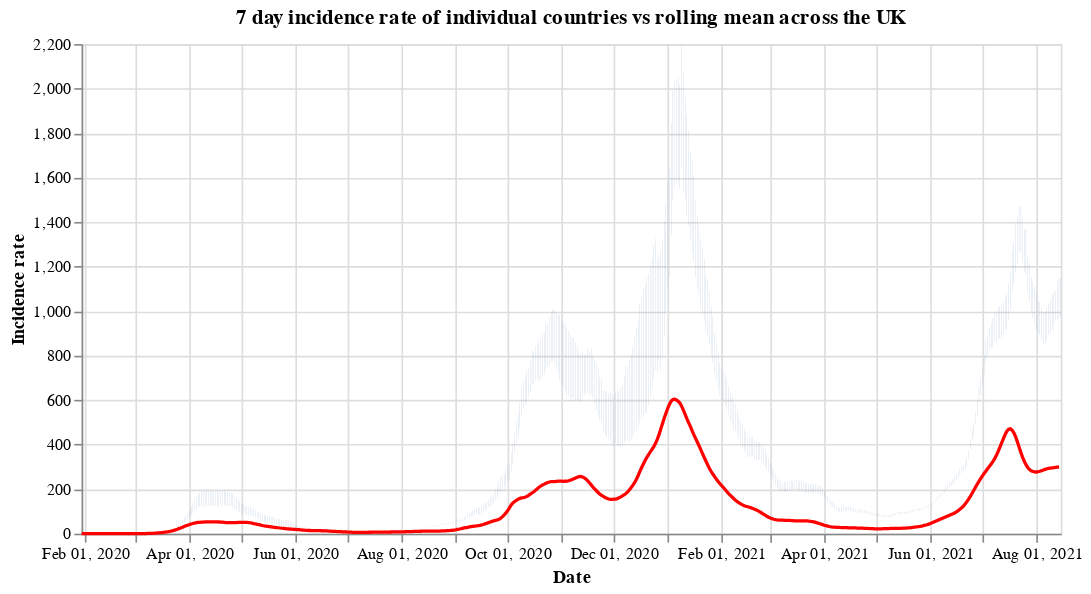

The notebook cell saved with this chart:
### Code cell
#collapse
countries = uk_cases['areaName'].unique()
countries.sort()

selection = alt.selection_single(
    name='Select',
    fields=['areaName'],
    init={'areaName': 'Wales'},
    bind={'areaName': alt.binding_select(options=countries)}
)

# scatter plot, modify opacity based on selection
bars = alt.Chart(uk_cases).mark_bar().add_selection(
    selection
).encode(
    x=alt.X("yearmonthdate(date):T", axis=alt.Axis(title='Date')),
    y=alt.Y("weeklyCasesRate:Q", axis=alt.Axis(title='Incidence rate')),
    tooltip='weeklyCasesRate:Q',
    opacity=alt.condition(selection, alt.value(1), alt.value(0))
).properties(title=f'7 day incidence rate of individual countries vs rolling mean across the UK', width=600)

line = alt.Chart(overview_cases).mark_line(
    color='red',
    size=2,
).transform_window(
    rolling_mean='mean(weeklyCasesRate)',
    frame=[0, 7]
).encode(
    x='yearmonthdate(date):T',
    y='rolling_mean:Q'
)

alt.layer(bars, line)

### Figure 1 — Vega-Lite specification as saved in the notebook (floating-point values rounded to 4 significant figures; data arrays with more than 128 entries replaced by an {"elided": "..."} marker saying what was removed)
{"config": {"view": {"continuousWidth": 400, "continuousHeight": 300}}, "layer": [{"data": {"name": "data-f99a83ffa6ba34019cd2f5a04035552c"}, "mark": "bar", "encoding": {"opacity": {"condition": {"value": 1, "selection": "Select"}, "value": 0}, "tooltip": {"type": "quantitative", "field": "weeklyCasesRate"}, "x": {"type": "temporal", "axis": {"title": "Date"}, "field": "date", "timeUnit": "yearmonthdate"}, "y": {"type": "quantitative", "axis": {"title": "Incidence rate"}, "field": "weeklyCasesRate"}}, "selection": {"Select": {"type": "single", "fields": ["areaName"], "init": {"areaName": "Wales"}, "bind": {"areaName": {"input": "select", "options": ["England", "Northern Ireland", "Scotland", "Wales"]}}}}, "title": "7 day incidence rate of individual countries vs rolling mean across the UK", "width": 600}, {"data": {"name": "data-b06bf2136dcee57cc555c2000559266f"}, "mark": {"type": "line", "color": "red", "size": 2}, "encoding": {"x": {"type": "temporal", "field": "date", "timeUnit": "yearmonthdate"}, "y": {"type": "quantitative", "field": "rolling_mean"}}, "transform": [{"window": [{"op": "mean", "field": "weeklyCasesRate", "as": "rolling_mean"}], "frame": [0, 7]}]}], "$schema": "https://vega.github.io/schema/vega-lite/v4.8.1.json", "datasets": {"data-f99a83ffa6ba34019cd2f5a04035552c": {"elided": "2160 records"}, "data-b06bf2136dcee57cc555c2000559266f": {"elided": "563 records"}}}
